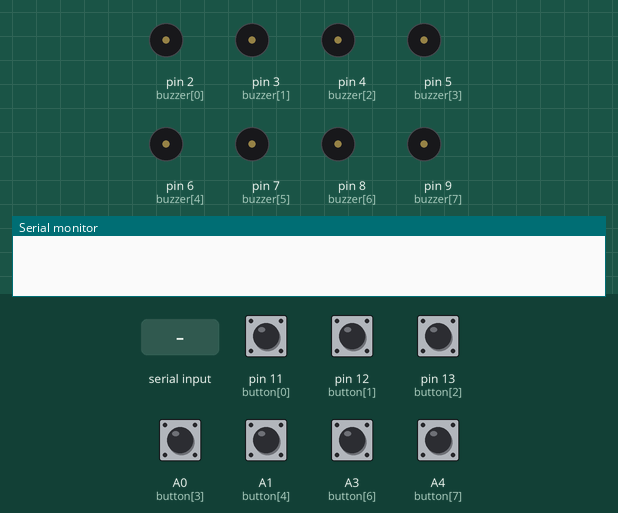
A sketch run on a simulated Arduino Uno, built with avr-gcc and run on an emulated ATmega328P. Shown: buzzer (waves = sounding, pin HIGH), the last lines printed to the serial monitor. Inputs (shaded band) come from the test bench; at power-on: A0 (button[3]), A1 (button[4]), A3 (button[6]), A4 (button[7]), pin 11 (button[0]), pin 12 (button[1]), pin 13 (button[2]) HIGH. Random numbers use the default seed unless the sketch sets one.

Above: at 1.2 s.
1.3 s: "START\n" received over Serial
At 1.75 s:
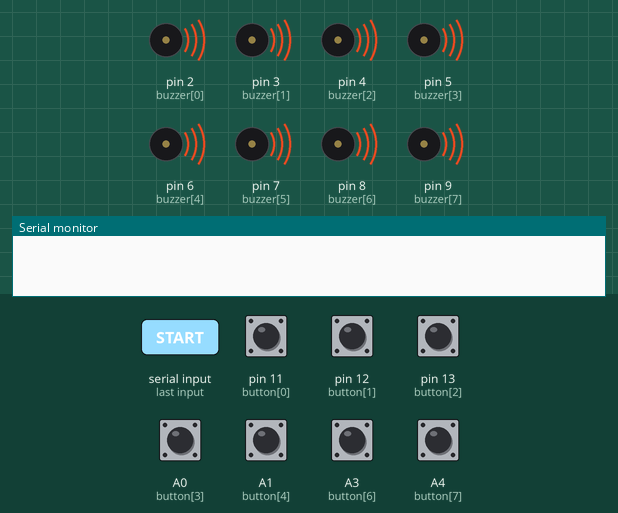
4.3 s: pin 11 (button[0]) pulled LOW for 3.2 s
At 7.9 s:
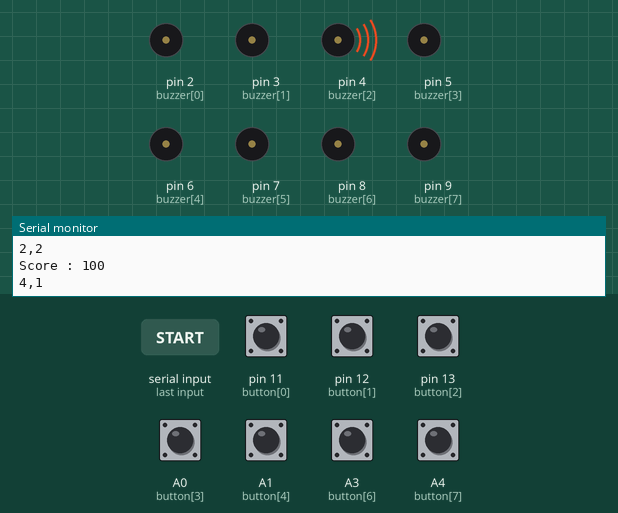
Timing chart, 0 to 35.5 s (numbered marks = the images above; inputs shaded):
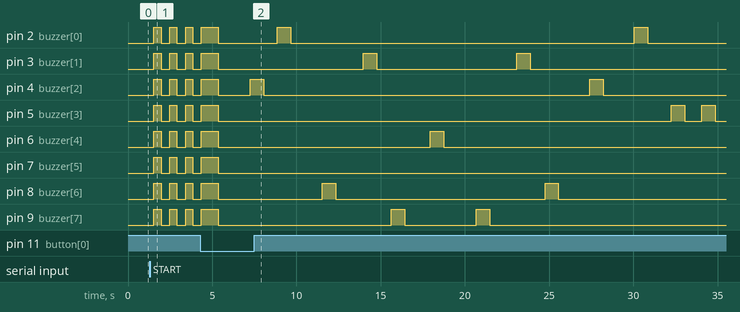

Measured:
- after the input at 1.3 s, pin 2 (buzzer[0]), pin 3 (buzzer[1]), pin 4 (buzzer[2]), pin 5 (buzzer[3]), pin 6 (buzzer[4]), pin 7 (buzzer[5]), pin 8 (buzzer[6]), pin 9 (buzzer[7]): alternates HIGH for 0.42 s and LOW for 0.52 s, starting after 0.24 s

The sketch:

tape_taupe.ino
```cpp
// Déclarations et initialisations
const int buzzerCount = 8; // Déclarations des constantes pour le nombre de buzzers
const int buzzer[buzzerCount] = {2, 3, 4, 5, 6, 7, 8, 9}; // Initialisations des LEDs des buzzers
const int button[buzzerCount] = {11, 12, 13, A0, A1, A2, A3, A4}; // Initialisations des bouttons des buzzers
int multvalue = 1;

unsigned long startTime;
const unsigned long gameDuration = 90000; // Déclarations de la constante pour la durée du jeu
int score = 0; // Déclarations de la variable pour stocker le score du joueur.

enum GameState { WAITING, PLAYING, FINISHED }; // On défini les différents stade pour le code
GameState gameState = WAITING; // Au début on attend que le jeu se lance

bool startGame = false; // Variable pour voir si le jeux est en cours ou non

// Configuration initiale dans la fonction setup()
void setup() {
  // Configuration des broches des buzzers et des boutons
  for (int i = 0; i < buzzerCount; i++) {
    pinMode(buzzer[i], OUTPUT);
    pinMode(button[i], INPUT_PULLUP);
    digitalWrite(buzzer[i], LOW);
  }
  // Initialisation de la communication avec le port, de l'aléatoire et du chronomètre
  Serial.begin(9600);
  randomSeed(analogRead(0));
  startTime = millis();
}

void loop() {
  if (Serial.available() > 0) {
    String command = Serial.readStringUntil('\n');
    if (command == "START") { // Si on reçoit START dans le serial
      startGame = true; // On passe la variable de jeu à true
      gameState = PLAYING; // On met le stade du jeu à PLAYING
      score = 0; // On réinitialise la variable de score si jamais le jeu est relancé
    }
  }

  if(gameState == PLAYING){ // Si le stade de jeu est à PLAYING on lance le jeu
    // Compte à rebours lumineux avant le début du jeu
    delay(234);
    for (int j = 0; j < buzzerCount; j++) {
      digitalWrite(buzzer[j], HIGH); // Allume toutes les LEDs
    }
    delay(420);
    for (int j = 0; j < buzzerCount; j++) {
      digitalWrite(buzzer[j], LOW); // Éteins toutes les LEDs
    }
    delay(520);
    for (int j = 0; j < buzzerCount; j++) {
      digitalWrite(buzzer[j], HIGH); // Allume toutes les LEDs
    }
    delay(420);
    for (int j = 0; j < buzzerCount; j++) {
      digitalWrite(buzzer[j], LOW); // Éteins toutes les LEDs
    }
    delay(520);
    for (int j = 0; j < buzzerCount; j++) {
      digitalWrite(buzzer[j], HIGH); // Allume toutes les LEDs
    }
    delay(420);
    for (int j = 0; j < buzzerCount; j++) {
      digitalWrite(buzzer[j], LOW); // Éteins toutes les LEDs
    }
    delay(520);
    for (int j = 0; j < buzzerCount; j++) {
      digitalWrite(buzzer[j], HIGH); // Allume toutes les LEDs
    }
    delay(984);
    for (int j = 0; j < buzzerCount; j++) {
      digitalWrite(buzzer[j], LOW); // Éteins toutes les LEDs
    }
    delay(1285);

    startTime = millis(); // Lancement du chronomètre du jeu

    // Sélection aléatoire des buzzers et gestion de la réaction du joueur
    while (millis() - startTime < gameDuration) {
      int randomBuzzer = random(0, buzzerCount);
      int randomTime = random(800, 3000);

      digitalWrite(buzzer[randomBuzzer], HIGH);
      //Serial.print("Led n°");
      Serial.print(buzzer[randomBuzzer]);
      Serial.print(",");
      //Serial.print("Etat:");
      Serial.println(digitalRead(buzzer[randomBuzzer]));

      // Initialisations des variables utiles pour les calculs
      unsigned long tapStartTime = millis();
      unsigned long buttonPressTime = 0;
      bool buttonPressed = false;

      // Temps de réaction limité à 800ms
      while (millis() - tapStartTime < 800) {
        if (digitalRead(button[randomBuzzer]) == LOW) {
          buttonPressed = true;
          digitalWrite(buzzer[randomBuzzer], LOW);
          buttonPressTime = millis(); // Enregistre le moment où le bouton a été pressé
          //Serial.print("Led n°");
          Serial.print(buzzer[randomBuzzer]);
          Serial.print(",");
          //Serial.print("Etat:");
          Serial.println(2);
          break;
        }
      }

      if (buttonPressed) {
        // Si des données sont disponibles sur le port série
        if (Serial.available() > 0) {
          // Lis les données jusqu'à la fin de la ligne
          multvalue = Serial.parseInt();
          Serial.println(multvalue);
        }
        // Calcul du temps de réaction et mise à jour du score
        unsigned long reactionTime = buttonPressTime - tapStartTime; // Calcul du temps de réaction
        score += map(reactionTime, 0, 800, 100, 0)*multvalue; // Ajout du score en fonction du temps de réaction
        // Affichage du score dans la console série pour Processing
        Serial.print("Score : ");
        Serial.println(score);
        delay(random(500, 1000)); // Attendre un temps aléatoire avant d'allumer un nouveau buzzer
      } else {
        // Si le bouton n'est pas pressé, éteins le buzzer actuel et attend un temps aléatoire
        digitalWrite(buzzer[randomBuzzer], LOW);
        // Numero du buzzer
        Serial.print(buzzer[randomBuzzer]);
        Serial.print(",");
        // Etat de LED (soit allumer 1 ou éteins 0)
        Serial.println(digitalRead(buzzer[randomBuzzer]));
        delay(random(800, 2000));
      }
    }

    // Affichage du score final et signalisation de la fin du jeu
    Serial.print("Temps écoulé ! Score final : ");
    Serial.println(score);

    if (millis() - startTime >= gameDuration) { // Si le temps de jeu est écoulé on lance la fin du jeu
      // Signalisation de la fin du jeu en alternant l'allumage et l'extinction des buzzers
      delay(700);
      for (int j = 0; j < buzzerCount; j++) {
        digitalWrite(buzzer[j], HIGH);
      }
      delay(734);
      for (int j = 0; j < buzzerCount; j++) {
        digitalWrite(buzzer[j], LOW);
      }
      delay(177);
      for (int j = 0; j < buzzerCount; j++) {
        digitalWrite(buzzer[j], HIGH);
      }
      delay(850);
      for (int j = 0; j < buzzerCount; j++) {
        digitalWrite(buzzer[j], LOW);
      }
      delay(111);
      for (int j = 0; j < buzzerCount; j++) {
        digitalWrite(buzzer[j], HIGH);
      }
      delay(900);
      for (int j = 0; j < buzzerCount; j++) {
        digitalWrite(buzzer[j], LOW);
      }
      delay(125);
      for (int j = 0; j < buzzerCount; j++) {
        digitalWrite(buzzer[j], HIGH);
      }
      delay(1500);
      for (int j = 0; j < buzzerCount; j++) {
        digitalWrite(buzzer[j], LOW);
      }
      delay(112);
      for (int j = 0; j < buzzerCount; j++) {
        digitalWrite(buzzer[j], HIGH);
      }
      delay(925);
      for (int j = 0; j < buzzerCount; j++) {
        digitalWrite(buzzer[j], LOW);
      }
      delay(15);
      for (int j = 0; j < buzzerCount; j++) {
        digitalWrite(buzzer[j], HIGH);
      }
      delay(815);
      for (int j = 0; j < buzzerCount; j++) {
        digitalWrite(buzzer[j], LOW);
      }
      delay(30);
      gameState = FINISHED; // On passe le stade du jeu à FINISHED
      Serial.println("END"); // On signale au processing que le jeu est fini
      Serial.print("Score"); // On envoie le score à processing pour qu'il puisse l'afficher
      Serial.print(",");
      Serial.println(score);
      startGame = false; // On dit que la partie est finie
    }
  }
}
```
